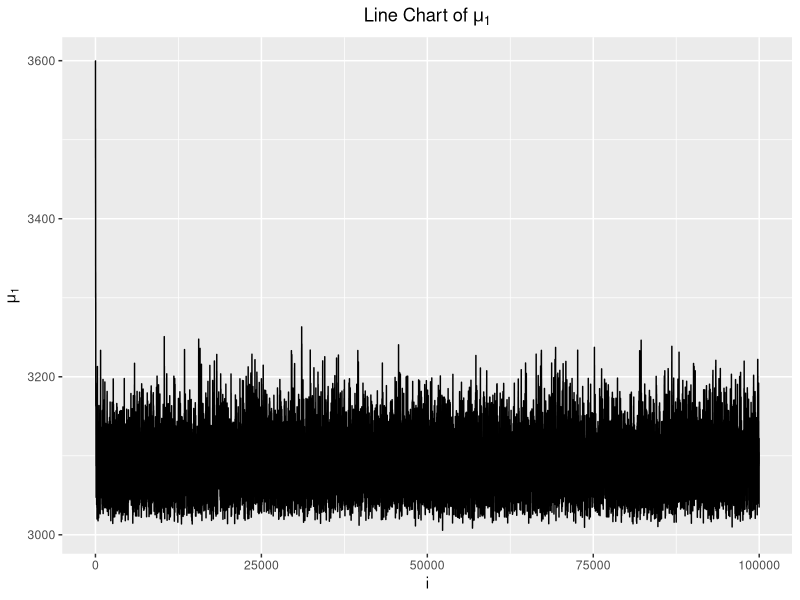

Write the R code that produced this figure. (Note: this script raises an error after producing the figure.)
library(ggplot2)
library(ggpubr)
library(patchwork)
setwd("~/Desktop/modules/Bayesian/cw")
#need to change path if run on your own computer
X <- read.csv('cw.csv')[,2]
##############Data Generation
N <- 100000
##############Posterior 1
res1 <- matrix(0,N,2)
res1[1,] <- c(3600, 250)
for (i in 2:N) {
  #I choose folded normal distribution as proposals for both parameters
  mustar <- abs(rnorm(1, res1[i-1,1],25))
  sigmastar <- abs(rnorm(1, res1[i-1,2],25))
  #loglikelihood
  ratiotop <- sum(dnorm(X, mustar, sigmastar, log = T))
  #prior
  ratiotop <- ratiotop + dbeta((mustar-3000)/600, 4.86, 3.44, log = T)+ dbeta((sigmastar-50)/200, 3, 3, log = T)
  #loglikeihood
  ratiobot <- sum(dnorm(X, res1[i-1,1], res1[i-1,2], log = T))
  #prior
  ratiobot <- ratiobot + dbeta((res1[i-1,1]-3000)/600, 4.86, 3.44, log = T)+ dbeta((res1[i-1,2]-50)/200, 3, 3, log = T)
  if(mustar>=3000 & mustar<=3600 & sigmastar <= 250 & sigmastar >= 50){
    u <- runif(1)
    if(log(u)<(ratiotop-ratiobot)){
      res1[i,] <- c(mustar, sigmastar)
    }else{
      res1[i,] <- res1[i-1,]
    }
  }else{
    res1[i,] <- res1[i-1,]
  }
}
###############Posterior 2
res2 <- matrix(0,N,2)
res2[1,] <- c(3600, 250)
for (i in 2:N) {
  #I choose folded normal distribution as proposals for both parameters as well
  mustar <- abs(rnorm(1, res2[i-1,1],25))
  sigmastar <- abs(rnorm(1, res2[i-1,2],25))
  #loglikelihood
  ratiotop <- sum(dnorm(X, mustar, sigmastar, log = T))
  #prior
  #ratiotop <- ratiotop + dbeta((mustar-3000)/600, 4.86, 3.44, log = T)+ dbeta((sigmastar-50)/200, 3, 3, log = T)
  #loglikeihood
  ratiobot <- sum(dnorm(X, res2[i-1,1], res2[i-1,2], log = T))
  #prior
  #ratiobot <- ratiobot + dbeta((res1[i-1,1]-3000)/600, 4.86, 3.44, log = T)+ dbeta((res1[i-1,2]-50)/200, 3, 3, log = T)
  if(mustar>=3000 & mustar<=3600 & sigmastar <= 250 & sigmastar >= 50){
    u <- runif(1)
    if(log(u)<(ratiotop-ratiobot)){
      res2[i,] <- c(mustar, sigmastar)
    }else{
      res2[i,] <- res2[i-1,]
    }
  }else{
    res2[i,] <- res2[i-1,]
  }
}
###########Analysics for posteriot 1
#drop the burn-in period in 0-10000
mean(res1[10000:100000,1])
var(res1[10000:100000,1])
mean(res1[10000:100000,2])
var(res1[10000:100000,2])
###########Analysics for posteriot 2
mean(res2[10000:100000,1])
var(res2[10000:100000,1])
mean(res2[10000:100000,2])
var(res2[10000:100000,2])
###########Ploting
setwd("~/Desktop/modules/Bayesian/cw/tex")
df1 <- data.frame(res1,index = 1:100000)
colnames(df1)[1:2] <- c('mu', 'sigma')
df2 <- data.frame(res2,index = 1:100000)
colnames(df2)[1:2] <- c('mu', 'sigma')
##########Posterior 1
p11 <- ggplot(df1, aes(x = index, y = mu))+
  geom_line()+labs(x = 'i', y = expression(mu[1]), title = expression('Line Chart of '*mu[1]))+
  theme(plot.title = element_text(hjust = 0.5))
#line chart of mu1
p12 <- ggAcf(df1[,1])+labs(title = expression('ACF of '*mu[1]))+
  theme(plot.title = element_text(hjust = 0.5))
#acf plot of mu1
p14 <- ggplot(df1, aes(x = index, y = sigma))+
  geom_line()+labs(x = 'i', y = expression(sigma[1]), title = expression('Line Chart of '*sigma[1]))+
  theme(plot.title = element_text(hjust = 0.5))
#line chart of sigma1
p15 <- ggAcf(df1[,2])+labs(title = expression('ACF of '*sigma[1]))+
  theme(plot.title = element_text(hjust = 0.5))
#acf plot of sigma1
p1 <- ggarrange(p11,p12, p14, p15, ncol=2,nrow=2)+
  plot_annotation(title = 'Samples from the First Posterior')&
  theme(plot.title = element_text(hjust = 0.5))
#merge all plot into one
ggsave('f1.png', width = 6.9, height = 4)
###########Posterior 2
p21 <- ggplot(df2, aes(x = index, y = mu))+
  geom_line()+labs(x = 'i', y = expression(mu[2]), title = expression('Line Chart of '*mu[2]))+
  theme(plot.title = element_text(hjust = 0.5))
#line chart of mu2
p22 <- ggAcf(df2[,1])+labs(title = expression('ACF of '*mu[2]))+
  theme(plot.title = element_text(hjust = 0.5))
#acf plot of mu2
p24 <- ggplot(df2, aes(x = index, y = sigma))+
  geom_line()+labs(x = 'i', y = expression(sigma[2]), title = expression('Line Chart of '*sigma[2]))+
  theme(plot.title = element_text(hjust = 0.5))
#line chart of sigma2
p25 <- ggAcf(df2[,2])+labs(title = expression('ACF of '*sigma[2]))+
  theme(plot.title = element_text(hjust = 0.5))
#acf plot of sigma2
p2 <- ggarrange(p21,p22, p24, p25, ncol=2,nrow=2)+
  plot_annotation(title = 'Samples from the First Posterior')&
  theme(plot.title = element_text(hjust = 0.5))
#merge all plots
ggsave('f2.png', width = 6.9, height = 4)
##########################predicted distribution
###########distribution 1
pre1 <- NULL
for (i in 10000:100000) {
  mup <- res1[,1][i]
  sigmap <- res1[,2][i]
  pre1 <- c(pre1, rnorm(1, mup, sigmap))
}
###########distribution 2
pre2 <- NULL
for (i in 10000:100000) {
  mup <- res2[,1][i]
  sigmap <- res2[,2][i]
  pre2 <- c(pre2, rnorm(1, mup, sigmap))
}
############calculate mean
mpre1 <- mean(pre1)
mpre2 <- mean(pre2)
############plot
#draw predicted distribution
dfpre <- data.frame(p1 = pre1, p2 = pre2)
p31 <- ggplot(dfpre,aes(x = p1, y = ..density..))+
  geom_histogram(bins = 50, fill = "cornsilk", colour = "grey60")+
  xlab('x')+ylab(expression(f[1](x)))
p32 <- ggplot(dfpre,aes(x = p2, y = ..density..))+
  geom_histogram(bins = 50, fill = "cornsilk", colour = "grey60")+
  xlab('x')+ylab(expression(f[2](x)))
p3 <- ggarrange(p31, p32, nrow=2)+
  plot_annotation(title = 'Predictive Distribution from Two Posteriors')&
  theme(plot.title = element_text(hjust = 0.5))
ggsave('f3.png', width = 6.9, height = 4)
